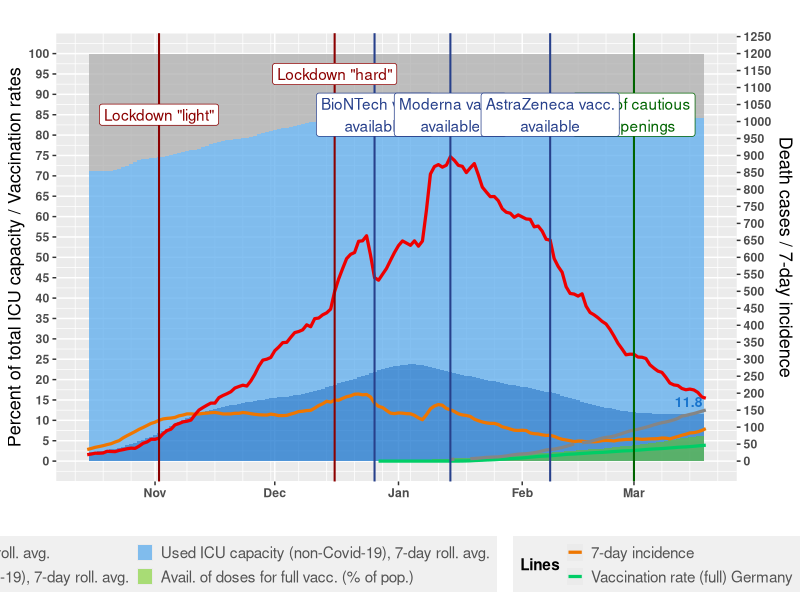

Here is the R script that generated this plot:
library(ggplot2)
library(ggrepel)
library(reshape2)
library(scales)
library(tidyverse)
library(lubridate)
library(stringr)


Sys.setlocale("LC_ALL","English")


# --------------- Support functions --------------- 

# Moving average
ma <- function(x, order = 7) {
  res <- c()
  for(i in 1:NROW(x)) { 
    if(i < order) res <- append(res, NA)
    else res <- append(res, mean(x[c(i:(i-order+1))], na.rm = TRUE))
  }
  return(res)
}



# --------------- Data on ICU capacity and its usage --------------- 

divi <- as_tibble(read.csv("icu_usage.csv", header = TRUE, sep =";"))
divi <- divi[divi$Bundesland == "DEUTSCHLAND",]
divi <- divi[, c(1,4,5,6)]
names(divi) <- c("date", "covid", "used", "free")
divi$date <- ymd(substr(divi$date, 1, 10))

divi$capacity <- divi$used + divi$free
divi$usedp <- (divi$used / divi$capacity) * 100
divi$covidp <- (divi$covid / divi$capacity) * 100

divi$usedp <- ma(divi$usedp)
divi$covidp <- ma(divi$covidp)

divi$freep <- 100 - divi$usedp
divi$noncovidp <- divi$usedp - divi$covidp

divi <- divi[divi$date >= ymd("2020-10-15"), ]
divi <- divi[,c ("date", "freep", "noncovidp", "covidp")]



# --------------- Data on deaths and incidence --------------- 

deaths <- as_tibble(read.csv("deaths.csv", sep = ";", header = TRUE, stringsAsFactors = FALSE))
deaths <- deaths[,c(1,2,4,5,6)]
names(deaths) <- c("date", "cases", "newcases", "deaths", "newdeaths")
deaths$date <- dmy(deaths$date)
deaths$newdeaths <- ma(deaths$newdeaths)

inc <- as_tibble(read.csv("incidence.csv", sep = ";", dec = ",", header = TRUE, stringsAsFactors = FALSE))[17, -1]
inc <- t(inc)
inc <- cbind(inc, row.names(inc))
inc <- as_tibble(inc)
inc <- inc[!is.na(inc[,1]),]
inc <- inc[2:NROW(inc),]
names(inc) <- c("incidence", "date")
inc$date <- dmy(str_replace(inc$date, "X", ""))
class(inc$incidence) <- "numeric"



# --------------- Data on vaccinations --------------- 

# Germany
vacc_de <- as_tibble(read.csv("vaccinations_de.csv", sep = ";", header = TRUE, stringsAsFactors = FALSE))
names(vacc_de)[1] <- "date"
population <- 83190556
vacc_de$doses <- (vacc_de$dosen_biontech_kumulativ + vacc_de$dosen_moderna_kumulativ + vacc_de$dosen_astrazeneca_kumulativ)
vacc_de$dosesp <- (vacc_de$doses/2)/population * 100
vacc_de <- vacc_de[,c("date", 
                      "personen_erst_kumulativ", 
                      "personen_voll_kumulativ",
                      "impf_quote_erst", 
                      "impf_quote_voll", 
                      "doses", 
                      "dosesp")]
names(vacc_de) <- c("date", 
                    "firstvacc_de", 
                    "secvacc_de", 
                    "firstvaccrate_de", 
                    "secvaccrate_de", 
                    "doses", 
                    "dosesp")
vacc_de$firstvaccrate_de <- vacc_de$firstvaccrate_de * 100
vacc_de$secvaccrate_de <- vacc_de$secvaccrate_de * 100
vacc_de$date <- dmy(vacc_de$date) 

# United States
vacc_us <- as_tibble(read.csv("vaccinations_us.csv", sep = ",", header = TRUE, stringsAsFactors = FALSE))
names(vacc_us) <- c("country", "code", "date", "secvaccrate_us")
vacc_us$date <- ymd(vacc_us$date)
vacc_us$secvaccrate_us <- vacc_us$secvaccrate_us
vacc_us <- vacc_us[vacc_us$country == "United States",]
vacc_us <- vacc_us[, c(3:NCOL(vacc_us))]



# --------------- Merge and melt dataset --------------- 

full <- inner_join(divi, deaths, by = c("date"))
full <- inner_join(full, inc, by = c("date"))
full <- left_join(full, vacc_de, by = c("date"))
full <- left_join(full, vacc_us, by = c("date"))
full.long <- melt(full, id.vars = "date", value.name = "val")


# --------------- Graphs --------------- 

coeff1 <- 12
graph <- ggplot() +
  geom_bar(data = subset(full.long, variable %in% c("freep", "covidp", "noncovidp")), 
           aes(x = date, y = val, fill = variable), stat = "identity", width = 1, 
           alpha = 0.75) +
  geom_bar(data = subset(full.long, variable %in% c("dosesp")), 
           aes(x = date, y = val, fill = variable), stat = "identity", width = 1, 
           alpha = 0.50) +
  geom_line(data = subset(full.long, variable %in% c("incidence")), 
            aes(x = date, y = val/coeff1, color = "col1"), size = 1.1) +
  geom_line(data = subset(full.long, variable %in% c("newdeaths")), 
            aes(x = date, y = val/coeff1, color = "col2"), size = 1.1) +
  geom_line(data = subset(full.long, variable %in% c("secvaccrate_de")),
            aes(x = date, y = val, color = "col3"), size = 1.1) +
  geom_line(data = subset(full.long, variable %in% c("secvaccrate_us")), 
            aes(x = date, y = val, color = "col4"), size = 1.1) +
  geom_vline(xintercept = ymd("2020-12-16"), linetype="solid", color = "red4", 
             size=0.7) +
  geom_vline(xintercept = ymd("2020-11-02"), linetype="solid", color = "red4", 
             size=0.7) +
  geom_vline(xintercept = ymd("2021-03-01"), linetype="solid", color = "darkgreen", 
             size=0.7) +
  geom_vline(xintercept = ymd("2020-12-26"), linetype="solid", color = "royalblue4", 
             size=0.7) +
  geom_vline(xintercept = ymd("2021-01-14"), linetype="solid", color = "royalblue4", 
             size=0.7) +
  geom_vline(xintercept = ymd("2021-02-08"), linetype="solid", color = "royalblue4", 
             size=0.7) +
  geom_label(aes(x = ymd("2020-11-02"), y = 85, label = "Lockdown \"light\""), 
             fill = "white", color = "red4") +
  geom_label(aes(x = ymd("2020-12-16"), y = 95, label = "Lockdown \"hard\""), 
             fill = "white", color = "red4") +
  geom_label(aes(x = ymd("2021-03-01"), y = 85, label = "Start of cautious\nre-openings"), 
             fill = "white", color = "darkgreen") +
  geom_label(aes(x = ymd("2020-12-26"), y = 85, label = "BioNTech vacc.\navailable"), 
             fill = "white", color = "royalblue4") +
  geom_label(aes(x = ymd("2021-01-14"), y = 85, label = "Moderna vacc.\navailable"), 
             fill = "white", color = "royalblue4") +
  geom_label(aes(x = ymd("2021-02-08"), y = 85, label = "AstraZeneca vacc.\navailable"), 
             fill = "white", color = "royalblue4") +
  geom_text_repel(aes(label = round(val, 1), x = date, y = val/coeff1), 
                  data = full.long[full.long$date == max(full.long$date) & full.long$variable == "incidence",], 
                  size = 3.5, fontface = "bold", color = "darkorange2", nudge_x = 1, 
                  nudge_y = 1, segment.colour = "transparent") +
  geom_text_repel(aes(label = round(val, 1), x = date, y = val/coeff1), 
                  data = full.long[full.long$date == max(full.long$date) & full.long$variable == "newdeaths",], 
                  size = 3.5, fontface = "bold", color = "red2", nudge_x = 1, 
                  segment.colour = "transparent") +
  geom_text_repel(aes(label = round(val, 1), x = date, y = val), 
                  data = full.long[full.long$date == max(full.long$date) & full.long$variable == "secvaccrate_de",], 
                  size = 3.5, fontface = "bold", color = "springgreen3", nudge_x = 1,
                  nudge_y = -1, segment.colour = "transparent") +
  geom_text_repel(aes(label = round(val, 1), x = date, y = val), 
                  data = full.long[full.long$date == max(full.long$date) & full.long$variable == "secvaccrate_us",], 
                  size = 3.5, fontface = "bold", color = "gray52", nudge_x = 1, 
                  segment.colour = "transparent") +
  geom_text_repel(aes(label = round(val, 1), x = date, y = val), 
                  data = full.long[full.long$date == max(full.long$date) & full.long$variable == "covidp",], 
                  size = 3.5, fontface = "bold", color = "dodgerblue3", nudge_x = -1, 
                  nudge_y = 1, segment.colour = "transparent") +
  geom_text_repel(aes(label = round(val, 1), x = date, y = val), 
                  data = full.long[full.long$date == max(full.long$date) & full.long$variable == "noncovidp",], 
                  size = 3.5, fontface = "bold", color = "steelblue2", nudge_x = 1, 
                  segment.colour = "transparent") +
  geom_text_repel(aes(label = round(val, 1), x = date, y = val), 
                  data = full.long[full.long$date == max(full.long$date) & full.long$variable == "freep",], 
                  size = 3.5, fontface = "bold", color = "gray68", nudge_x = 2, nudge_y = 80, 
                  segment.colour = "transparent") +
  geom_text_repel(aes(label = round(val, 1), x = date, y = val), 
                  data = full.long[full.long$date == max(full.long$date) & full.long$variable == "dosesp",], 
                  size = 3.5, fontface = "bold", color = "chartreuse3", nudge_x = 1, nudge_y = 0, 
                  segment.colour = "transparent") +
  scale_fill_manual(values = c("freep" = "gray68", 
                               "noncovidp" = "steelblue2", 
                               "covidp" = "dodgerblue3", 
                               "dosesp" = "chartreuse3"), 
                    labels = c("freep" = "Free ICU capacity, 7-day roll. avg.",
                               "noncovidp" = "Used ICU capacity (non-Covid-19), 7-day roll. avg.",
                               "covidp" = "Used ICU capacity (Covid-19), 7-day roll. avg.", 
                               "dosesp" = "Avail. of doses for full vacc. (% of pop.)")) +
  scale_color_manual(values = c(col1 = "darkorange2", 
                                col2 = "red2", 
                                col3 = "springgreen3", 
                                col4 = "gray52"), 
                     labels = c("7-day incidence",
                                "Death cases (7-day roll. avg.)", 
                                "Vaccination rate (full) Germany", 
                                "Vaccination rate (full) US")) +
  scale_y_continuous(breaks = seq(0, 100, 5),
              sec.axis = sec_axis(~.*coeff1, name = "Death cases / 7-day incidence", 
                                  breaks = seq(0, 1250, by = 50))) +
  scale_x_date(date_breaks = waiver(), date_minor_breaks = "1 week", 
               limits = c(min(full.long$date), max(full.long$date))) +
  labs(title = "", 
       x = "", y = "Percent of total ICU capacity / Vaccination rates", 
       fill = "Fill", color = "Lines") +
  theme(text = element_text(size = 11, face = "bold"), 
        legend.text = element_text(size = 11, colour = "grey33", face = "plain"),
        legend.position = "bottom",
        legend.key.size = unit(12, "points"), 
        legend.background = element_rect(fill = "gray94"), 
        axis.title = element_text(size = 13, face = "plain")) +
  guides(fill = guide_legend(nrow = 2, byrow = TRUE), 
         color = guide_legend(nrow = 2, byrow = TRUE))
